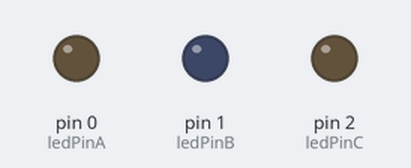
Simulated run of this sketch. Board: Arduino Uno, built with avr-gcc and run on an emulated ATmega328P. Shown: output pins drawn as LEDs (lit = HIGH). Random numbers use the default seed unless the sketch sets one.

Above: at 0.1 s.
Timing chart, 0 to 40.0 s (numbered marks = the images above):
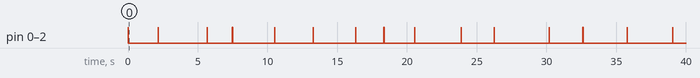

The sketch:

Pira_badge_random_flash.ino
```cpp
/*
* IRA lightning badge
* AAPT summer 2018
*Randomly blinks the leds contained in the lightning bolt
*/

int ledPinA = 0;
int ledPinB = 1;
int ledPinC = 2;
long randOn = 0;                  // Initialize a variable for the ON time
long randOff = 0;                 // Initialize a variable for the OFF time


void setup()                      // run once, when the sketch starts
{
randomSeed (analogRead (0));    // randomize
pinMode(ledPinA, OUTPUT);
pinMode(ledPinB, OUTPUT);
pinMode(ledPinC, OUTPUT);
}

void loop()                       // run over and over again
{
randOn = random (10, 20);    // generate ON time between 0.01-.02 seconds
randOff = random (1500, 4000);    // generate OFF time between 1.5 and 4 seconds
 digitalWrite(ledPinA, HIGH);
 digitalWrite(ledPinB, HIGH);
 digitalWrite(ledPinC, HIGH);
 delay(randOn);                // waits for a random time while ON
 digitalWrite(ledPinA, LOW);
 digitalWrite(ledPinB, LOW);
 digitalWrite(ledPinC, LOW);
 delay(randOff);               // waits for a random time while OFF
}
```
